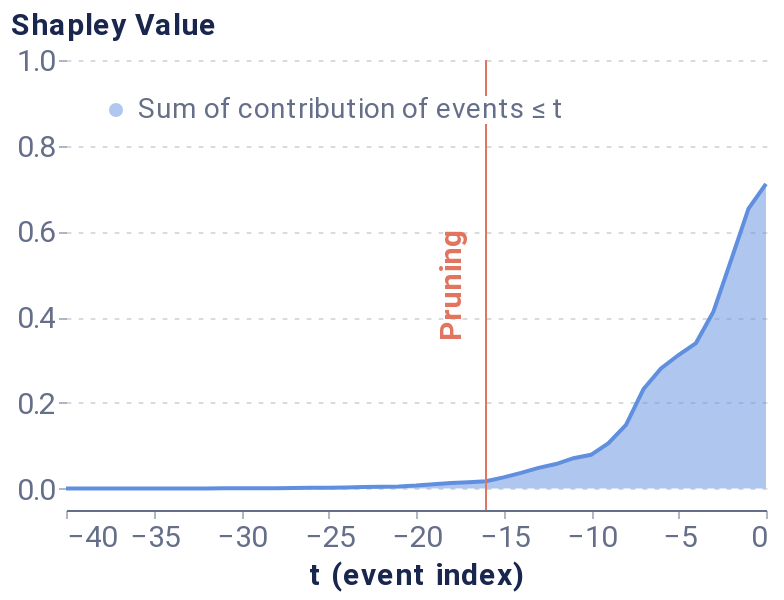

Notebook code cell kept with this figure:
### Markdown cell above
##### Pruning algorithm

### Code cell
pruning_dict = {'tol': 0.025,}
coal_plot_data, coal_prun_idx = local_pruning(f_hs, pos_x_data, pruning_dict, average_event, positive_sequence_id, sequence_id_feat, False)
# coal_prun_idx is in negative terms
pruning_idx = pos_x_data.shape[1] + coal_prun_idx
pruning_plot = plot_temp_coalition_pruning(coal_plot_data, coal_prun_idx, plot_limit=40)
pruning_plot

### Figure 1 — Vega-Lite specification as saved in the notebook (floating-point values rounded to 4 significant figures)
{"config": {"axis": {"domain": true, "domainColor": "#666F89", "grid": false, "gridCap": "round", "gridColor": "#B3B7C4", "gridDash": [2, 4], "gridWidth": 0.5, "labelColor": "#666F89", "labelFont": "Roboto, Arial, sans-serif", "labelPadding": 2, "tickColor": "#666F89", "tickOpacity": 0.5, "tickSize": 4, "titleColor": "#19274E", "titleFont": "Roboto, Arial, sans-serif", "titleFontSize": 12}, "axisBand": {"domain": true, "labelPadding": 4, "ticks": false}, "axisY": {"domain": false, "titleAlign": "left", "titleAngle": 0, "titleX": -20, "titleY": -10}, "legend": {"labelColor": "#666F89", "labelFont": "Roboto, Arial, sans-serif", "labelFontSize": 12, "symbolSize": 40, "titleColor": "#19274E", "titleFont": "Roboto, Arial, sans-serif", "titleFontSize": 12, "titlePadding": 4}, "arc": {"stroke": "#FFFFFF", "strokeWidth": 1}, "bar": {"fill": "#2770EB", "stroke": null}, "line": {"stroke": "#2770EB", "strokeWidth": 2}, "path": {"stroke": "#2770EB", "strokeWidth": 0.5}, "point": {"fill": "#2770EB", "shape": "circle", "filled": true}, "rect": {"fill": "#2770EB"}, "rule": {"stroke": "#666F89"}, "shape": {"stroke": "#2770EB"}, "text": {"color": "#19274E", "font": "Roboto, Arial, sans-serif", "fontSize": 12}, "range": {"category": ["#2770EB", "#77B98A", "#DA5252", "#FFC400", "#A87AEA", "#00A39E", "#19274E"], "diverging": ["#006360", "#2BB3AE", "#96D9D7", "#FFFFFF", "#EDAAAA", "#DA5252", "#811D1D"], "heatmap": ["#18448F", "#1B4EA5", "#2770EB", "#4C88EE", "#82ACF3", "#A6C4F7", "#E9F1FD"], "ramp": ["#18448F", "#1B4EA5", "#2770EB", "#4C88EE", "#82ACF3", "#A6C4F7", "#E9F1FD"]}, "background": "#FFFFFF", "group": {"fill": "#FFFFFF"}, "header": {"labelColor": "#19274E", "labelFont": "Roboto, Arial, sans-serif", "labelFontSize": 12, "titleColor": "#19274E", "titleFont": "Roboto, Arial, sans-serif", "titleFontSize": 16}, "title": {"anchor": "start", "color": "#19274E", "font": "Roboto, Arial, sans-serif", "fontSize": 20, "fontWeight": "bold", "offset": 20, "subtitleColor": "#19274E", "subtitleFontSize": 16}, "view": {"continuousHeight": 300, "continuousWidth": 400, "stroke": "transparent"}}, "layer": [{"mark": {"type": "area", "opacity": 0.5}, "encoding": {"color": {"type": "nominal", "field": "Coalition", "legend": {"fillColor": "white", "labelFontSize": 14, "labelLimit": 0, "orient": "top-left", "symbolSize": 50, "symbolStrokeWidth": 0, "title": null}, "scale": {"domain": ["Sum of contribution of events ≤ t"], "range": ["#618FE0"]}}, "x": {"type": "quantitative", "axis": {"labelFontSize": 15, "title": "t (event index)", "titleFontSize": 15}, "field": "t (event index)"}, "y": {"type": "quantitative", "axis": {"grid": true, "labelFontSize": 15, "titleFontSize": 15, "titleX": -28}, "field": "Shapley Value", "scale": {"domain": [-0.05, 1]}}}}, {"mark": "line", "encoding": {"color": {"type": "nominal", "field": "Coalition", "legend": {"fillColor": "white", "labelFontSize": 14, "labelLimit": 0, "orient": "top-left", "symbolSize": 50, "symbolStrokeWidth": 0, "title": null}, "scale": {"domain": ["Sum of contribution of events ≤ t"], "range": ["#618FE0"]}}, "x": {"type": "quantitative", "axis": {"labelFontSize": 15, "title": "t (event index)", "titleFontSize": 15}, "field": "t (event index)"}, "y": {"type": "quantitative", "axis": {"grid": true, "labelFontSize": 15, "titleFontSize": 15, "titleX": -28}, "field": "Shapley Value", "scale": {"domain": [-0.05, 1]}}}}, {"data": {"name": "data-e4f3cc544e6eb6f30b6d8b725eecc2f0"}, "mark": {"type": "rule", "color": "#E17560"}, "encoding": {"x": {"type": "quantitative", "field": "x"}}}, {"data": {"name": "data-0321a3891ffd7c195d8bf51451f0967c"}, "mark": {"type": "text", "angle": 270, "color": "#E17560", "fontSize": 15, "fontWeight": "bold", "text": "Pruning"}, "encoding": {"x": {"type": "quantitative", "field": "x"}}}], "data": {"name": "data-f6d0617344d11d5d6eb381e8151136c9"}, "height": 225, "width": 350, "$schema": "https://vega.github.io/schema/vega-lite/v4.8.1.json", "datasets": {"data-f6d0617344d11d5d6eb381e8151136c9": [{"Coalition": "Sum of contribution of events > t", "t (event index)": 0, "Shapley Value": 0.0}, {"Coalition": "Sum of contribution of events ≤ t", "t (event index)": 0, "Shapley Value": 0.7108}, {"Coalition": "Sum of contribution of events > t", "t (event index)": -1, "Shapley Value": 0.05771}, {"Coalition": "Sum of contribution of events ≤ t", "t (event index)": -1, "Shapley Value": 0.6531}, {"Coalition": "Sum of contribution of events > t", "t (event index)": -2, "Shapley Value": 0.1781}, {"Coalition": "Sum of contribution of events ≤ t", "t (event index)": -2, "Shapley Value": 0.5327}, {"Coalition": "Sum of contribution of events > t", "t (event index)": -3, "Shapley Value": 0.2974}, {"Coalition": "Sum of contribution of events ≤ t", "t (event index)": -3, "Shapley Value": 0.4133}, {"Coalition": "Sum of contribution of events > t", "t (event index)": -4, "Shapley Value": 0.3712}, {"Coalition": "Sum of contribution of events ≤ t", "t (event index)": -4, "Shapley Value": 0.3395}, {"Coalition": "Sum of contribution of events > t", "t (event index)": -5, "Shapley Value": 0.3992}, {"Coalition": "Sum of contribution of events ≤ t", "t (event index)": -5, "Shapley Value": 0.3116}, {"Coalition": "Sum of contribution of events > t", "t (event index)": -6, "Shapley Value": 0.4303}, {"Coalition": "Sum of contribution of events ≤ t", "t (event index)": -6, "Shapley Value": 0.2804}, {"Coalition": "Sum of contribution of events > t", "t (event index)": -7, "Shapley Value": 0.4785}, {"Coalition": "Sum of contribution of events ≤ t", "t (event index)": -7, "Shapley Value": 0.2323}, {"Coalition": "Sum of contribution of events > t", "t (event index)": -8, "Shapley Value": 0.562}, {"Coalition": "Sum of contribution of events ≤ t", "t (event index)": -8, "Shapley Value": 0.1487}, {"Coalition": "Sum of contribution of events > t", "t (event index)": -9, "Shapley Value": 0.605}, {"Coalition": "Sum of contribution of events ≤ t", "t (event index)": -9, "Shapley Value": 0.1058}, {"Coalition": "Sum of contribution of events > t", "t (event index)": -10, "Shapley Value": 0.632}, {"Coalition": "Sum of contribution of events ≤ t", "t (event index)": -10, "Shapley Value": 0.07876}, {"Coalition": "Sum of contribution of events > t", "t (event index)": -11, "Shapley Value": 0.6398}, {"Coalition": "Sum of contribution of events ≤ t", "t (event index)": -11, "Shapley Value": 0.07093}, {"Coalition": "Sum of contribution of events > t", "t (event index)": -12, "Shapley Value": 0.6536}, {"Coalition": "Sum of contribution of events ≤ t", "t (event index)": -12, "Shapley Value": 0.05718}, {"Coalition": "Sum of contribution of events > t", "t (event index)": -13, "Shapley Value": 0.6625}, {"Coalition": "Sum of contribution of events ≤ t", "t (event index)": -13, "Shapley Value": 0.04823}, {"Coalition": "Sum of contribution of events > t", "t (event index)": -14, "Shapley Value": 0.6741}, {"Coalition": "Sum of contribution of events ≤ t", "t (event index)": -14, "Shapley Value": 0.03669}, {"Coalition": "Sum of contribution of events > t", "t (event index)": -15, "Shapley Value": 0.6846}, {"Coalition": "Sum of contribution of events ≤ t", "t (event index)": -15, "Shapley Value": 0.02619}, {"Coalition": "Sum of contribution of events > t", "t (event index)": -16, "Shapley Value": 0.6938}, {"Coalition": "Sum of contribution of events ≤ t", "t (event index)": -16, "Shapley Value": 0.017}, {"Coalition": "Sum of contribution of events > t", "t (event index)": -17, "Shapley Value": 0.6962}, {"Coalition": "Sum of contribution of events ≤ t", "t (event index)": -17, "Shapley Value": 0.01453}, {"Coalition": "Sum of contribution of events > t", "t (event index)": -18, "Shapley Value": 0.6979}, {"Coalition": "Sum of contribution of events ≤ t", "t (event index)": -18, "Shapley Value": 0.01288}, {"Coalition": "Sum of contribution of events > t", "t (event index)": -19, "Shapley Value": 0.7005}, {"Coalition": "Sum of contribution of events ≤ t", "t (event index)": -19, "Shapley Value": 0.01028}, {"Coalition": "Sum of contribution of events > t", "t (event index)": -20, "Shapley Value": 0.7036}, {"Coalition": "Sum of contribution of events ≤ t", "t (event index)": -20, "Shapley Value": 0.007207}, {"Coalition": "Sum of contribution of events > t", "t (event index)": -21, "Shapley Value": 0.7057}, {"Coalition": "Sum of contribution of events ≤ t", "t (event index)": -21, "Shapley Value": 0.005071}, {"Coalition": "Sum of contribution of events > t", "t (event index)": -22, "Shapley Value": 0.7067}, {"Coalition": "Sum of contribution of events ≤ t", "t (event index)": -22, "Shapley Value": 0.004101}, {"Coalition": "Sum of contribution of events > t", "t (event index)": -23, "Shapley Value": 0.7072}, {"Coalition": "Sum of contribution of events ≤ t", "t (event index)": -23, "Shapley Value": 0.003608}, {"Coalition": "Sum of contribution of events > t", "t (event index)": -24, "Shapley Value": 0.7083}, {"Coalition": "Sum of contribution of events ≤ t", "t (event index)": -24, "Shapley Value": 0.002456}, {"Coalition": "Sum of contribution of events > t", "t (event index)": -25, "Shapley Value": 0.7086}, {"Coalition": "Sum of contribution of events ≤ t", "t (event index)": -25, "Shapley Value": 0.002136}, {"Coalition": "Sum of contribution of events > t", "t (event index)": -26, "Shapley Value": 0.7091}, {"Coalition": "Sum of contribution of events ≤ t", "t (event index)": -26, "Shapley Value": 0.001704}, {"Coalition": "Sum of contribution of events > t", "t (event index)": -27, "Shapley Value": 0.7096}, {"Coalition": "Sum of contribution of events ≤ t", "t (event index)": -27, "Shapley Value": 0.001183}, {"Coalition": "Sum of contribution of events > t", "t (event index)": -28, "Shapley Value": 0.7098}, {"Coalition": "Sum of contribution of events ≤ t", "t (event index)": -28, "Shapley Value": 0.001008}, {"Coalition": "Sum of contribution of events > t", "t (event index)": -29, "Shapley Value": 0.7101}, {"Coalition": "Sum of contribution of events ≤ t", "t (event index)": -29, "Shapley Value": 0.0006643}, {"Coalition": "Sum of contribution of events > t", "t (event index)": -30, "Shapley Value": 0.7103}, {"Coalition": "Sum of contribution of events ≤ t", "t (event index)": -30, "Shapley Value": 0.0004653}, {"Coalition": "Sum of contribution of events > t", "t (event index)": -31, "Shapley Value": 0.7103}, {"Coalition": "Sum of contribution of events ≤ t", "t (event index)": -31, "Shapley Value": 0.0004616}, {"Coalition": "Sum of contribution of events > t", "t (event index)": -32, "Shapley Value": 0.7104}, {"Coalition": "Sum of contribution of events ≤ t", "t (event index)": -32, "Shapley Value": 0.000371}, {"Coalition": "Sum of contribution of events > t", "t (event index)": -33, "Shapley Value": 0.7105}, {"Coalition": "Sum of contribution of events ≤ t", "t (event index)": -33, "Shapley Value": 0.0003063}, {"Coalition": "Sum of contribution of events > t", "t (event index)": -34, "Shapley Value": 0.7106}, {"Coalition": "Sum of contribution of events ≤ t", "t (event index)": -34, "Shapley Value": 0.0002177}, {"Coalition": "Sum of contribution of events > t", "t (event index)": -35, "Shapley Value": 0.7106}, {"Coalition": "Sum of contribution of events ≤ t", "t (event index)": -35, "Shapley Value": 0.0001316}, {"Coalition": "Sum of contribution of events > t", "t (event index)": -36, "Shapley Value": 0.7107}, {"Coalition": "Sum of contribution of events ≤ t", "t (event index)": -36, "Shapley Value": 7.914e-05}, {"Coalition": "Sum of contribution of events > t", "t (event index)": -37, "Shapley Value": 0.7107}, {"Coalition": "Sum of contribution of events ≤ t", "t (event index)": -37, "Shapley Value": 7.229e-05}, {"Coalition": "Sum of contribution of events > t", "t (event index)": -38, "Shapley Value": 0.7107}, {"Coalition": "Sum of contribution of events ≤ t", "t (event index)": -38, "Shapley Value": 6.098e-05}, {"Coalition": "Sum of contribution of events > t", "t (event index)": -39, "Shapley Value": 0.7107}, {"Coalition": "Sum of contribution of events ≤ t", "t (event index)": -39, "Shapley Value": 3.537e-05}, {"Coalition": "Sum of contribution of events > t", "t (event index)": -40, "Shapley Value": 0.7107}, {"Coalition": "Sum of contribution of events ≤ t", "t (event index)": -40, "Shapley Value": 3.019e-05}], "data-e4f3cc544e6eb6f30b6d8b725eecc2f0": [{"x": -16}], "data-0321a3891ffd7c195d8bf51451f0967c": [{"x": -18}]}}
